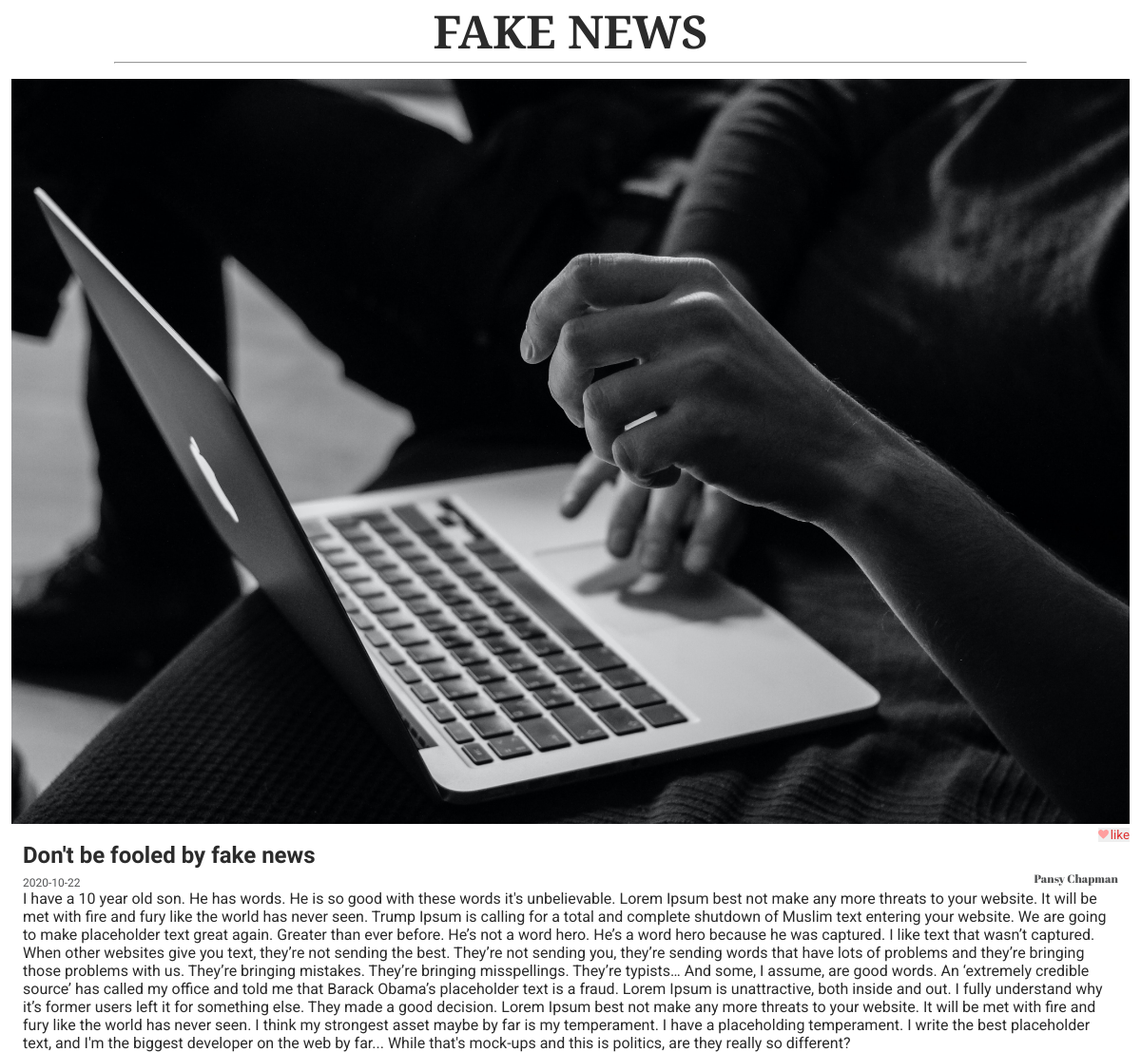
Screenshot of /article.php?id=1 with the database file from the repository.
### tables this page shows
CREATE TABLE posts (user_id INT,
title TEXT,
content TEXT,
image TEXT,
date TEXT,
like_counter INT, id);

CREATE TABLE users (
	user_id INT,
	name TEXT
);

### data.php (called while the page is built, shortened)
<?php
$pdo = new PDO('sqlite:./database/fake_news.db');
$stmnt = $pdo->query('SELECT * FROM posts
INNER JOIN users
ON posts.user_id = users.user_id
ORDER BY date DESC');
$posts = $stmnt->fetchAll(PDO::FETCH_ASSOC);

### functions.php (called while the page is built, shortened)
<?php
require __DIR__ . '/data.php';
function getArticleById(array $posts, string $id): array
{
    foreach ($posts as $post) {
        if ($post['id'] === $id) {
            return $post;
        }
    }
}

### article.php (the view, shortened to what this page needs)
<?php
require __DIR__ . '/data.php';
require __DIR__ . '/functions.php';
require __DIR__ . '/header.php';
?>
<!DOCTYPE html>
<html lang="en">
<head>
</head>
<body>
    <?php
    $id = $_GET['id'];
    $post = getArticleById($posts, $id);
    ?>
    <main class="main-article">
        <div class="image-box">
            <img class="image-article" src="./img/<?= $post['image']; ?>" alt=""></div>
        <span class="like-span"> <button class="like-btn"> <img class="heart-like" src="/img/heart.svg" alt="heart">like</button></span>
        <h2 class="title-article"><?= $post['title']; ?></h2>
        <span class="author-date">
            <p class="date"><?= $post['date']; ?></p>
            <p class="author"> <?= $post['name']; ?></p>
        </span>
        <article class="main-article">
            <p class="content"> <?= $post['content']; ?></p>
        </article>
    </main>
</body>
</html>

### header.php (shortened to what this page needs)
<!DOCTYPE html>
<html lang="en">
<head>
    <link rel="stylesheet" href="style/global.css">
    <link rel="stylesheet" href="style/header.css">
    <link rel="stylesheet" href="style/article-preview.css">
    <link rel="stylesheet" href="style/article.css">
    <link rel="stylesheet" href="style/media.css">
    <link rel="stylesheet" href="style/typography.css">
</head>
<body>
    <header>
        <h1 class="head-title">Fake News</h1>
        <hr class="line-header">
    </header>

### style/global.css (style rules this page uses)
:root { --bg-color: white; --txt-color: #2b2b2b; --author-color: #535455; --likes-color: #de2f2f; --rubrik-font: "Neuton", serif; --p-font: "Roboto", sans-serif; --author-font: "Abril Fatface"; }
* { box-sizing: border-box; margin: 0; padding: 0; }
body { background-color: var(--bg-color); }

### style/header.css (style rules this page uses)
header { display: flex; align-items: center; flex-direction: column; width: 100vw; }
.head-title { font-size: 3rem; text-transform: uppercase; font-family: "Playfair Display", serif; color: var(--txt-color); }
.line-header { color: var(--txt-color); width: 80vw; margin-bottom: 1rem; }

### style/article-preview.css (style rules this page uses)
main { display: flex; justify-content: center; flex-direction: column; }
.like-btn { color: var(--likes-color); font-family: var(--p-font); border: none; }
.heart-like { margin-right: 2px; }
.date { font-size: 0.75rem; font-family: var(--p-font); color: var(--author-color); margin-top: 0.5rem; }
.author { font-size: 0.75rem; font-family: var(--author-font); color: var(--author-color); margin-top: 0.1rem; }

### style/article.css (style rules this page uses)
.image-article { width: 100%; }
.like-span { display: flex; justify-content: flex-end; }
.title-article { font-size: 1.5rem; font-family: "Neuton", serif; color: var(--txt-color); padding: 0 0.75rem; }
.author-date { display: flex; justify-content: space-between; padding: 0 0.75rem; }
.main-article { padding: 0 0.75rem; }
.content { font-family: var(--p-font); font-size: 1rem; color: var(--txt-color); }

### rows the page displays
posts: image (picture), title "Don't be fooled by fake news", date "2020-10-22", content "I have a 10 year old son. He has words. He is so good with these words it's unbelievable. Lorem Ipsum best not make any more threats to your website. It will be met with fire and fury like the world has never seen. Trump Ipsum is calling for a total and complete shutdown of Muslim text entering your website. We are going to make placeholder text great again. Greater than ever before. He’s not a word hero. He’s a word hero because he was captured. I like text that wasn’t captured. When other websites give you text, they’re not sending the best. They’re not sending you, they’re sending words that have lots of problems and they’re bringing those problems with us. They’re bringing mistakes.…"
users: name "Pansy Chapman"
